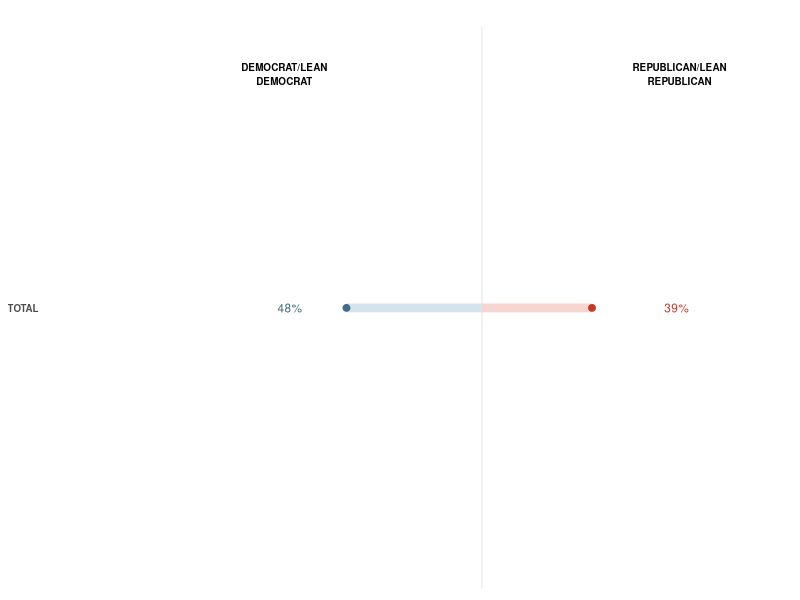
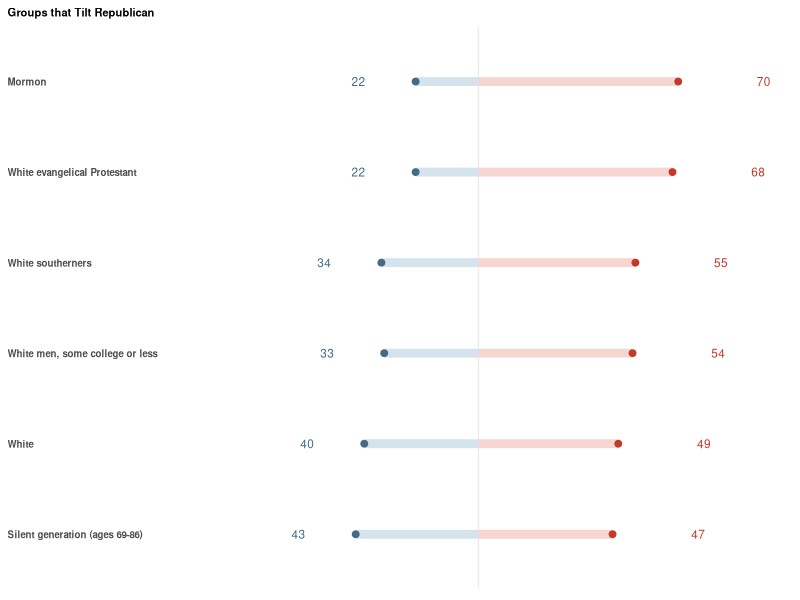
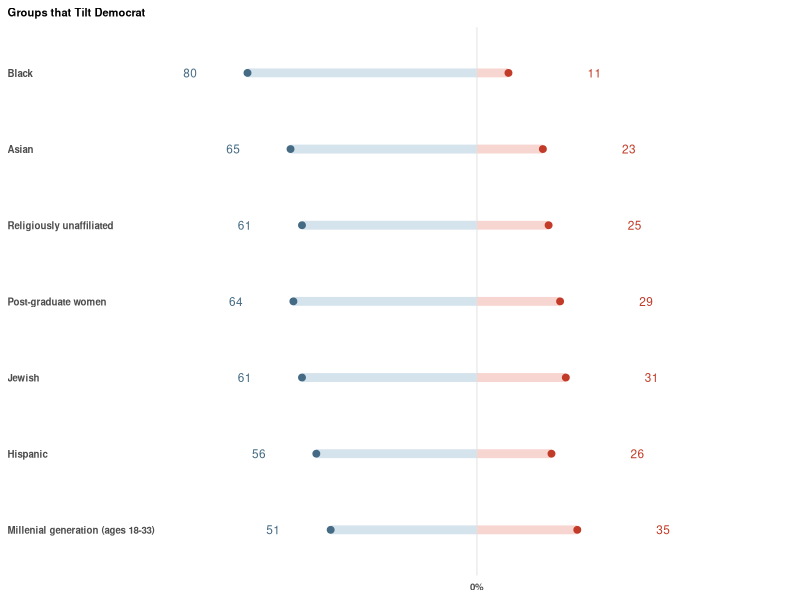
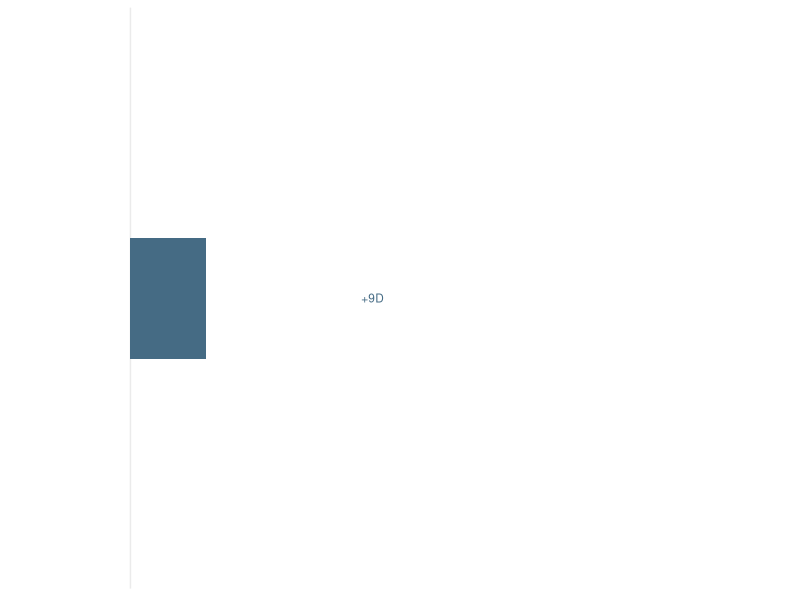
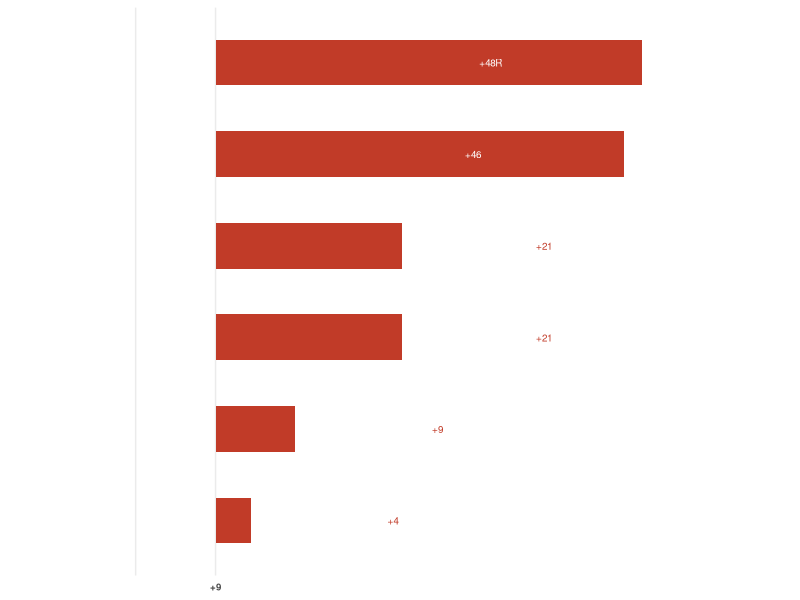
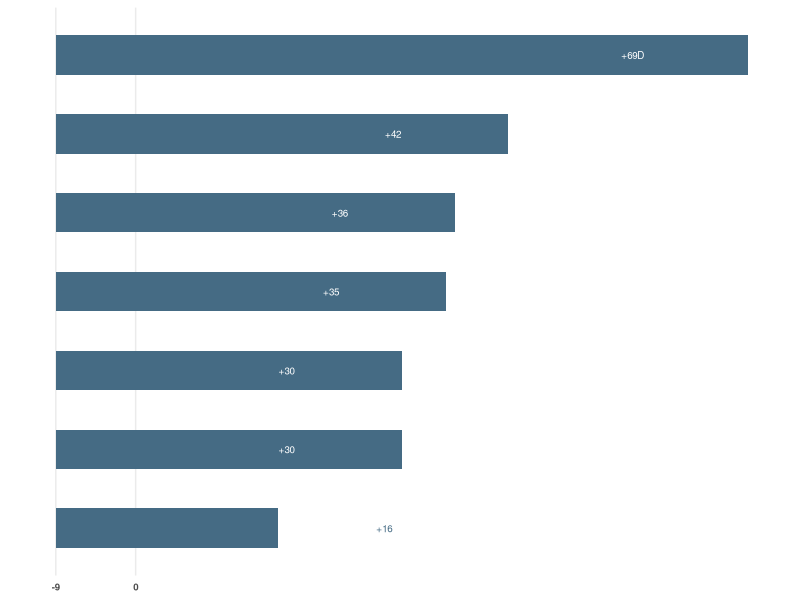
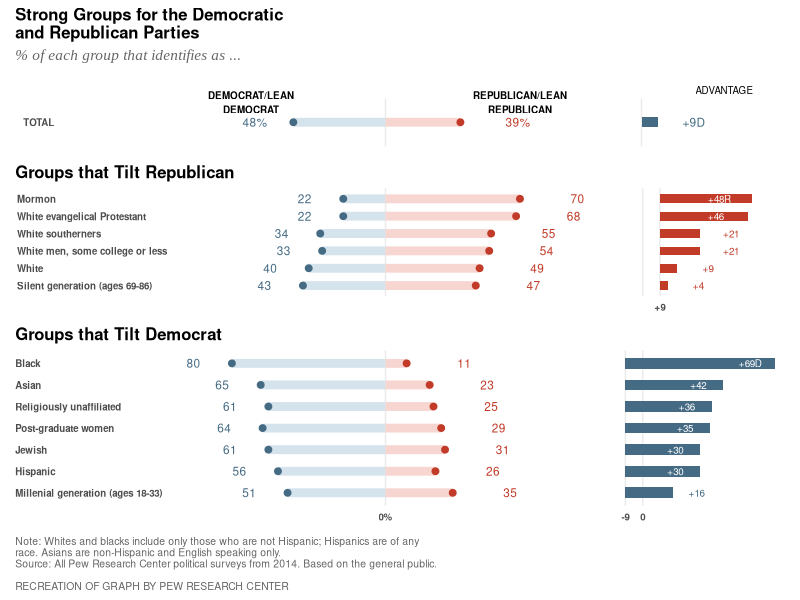
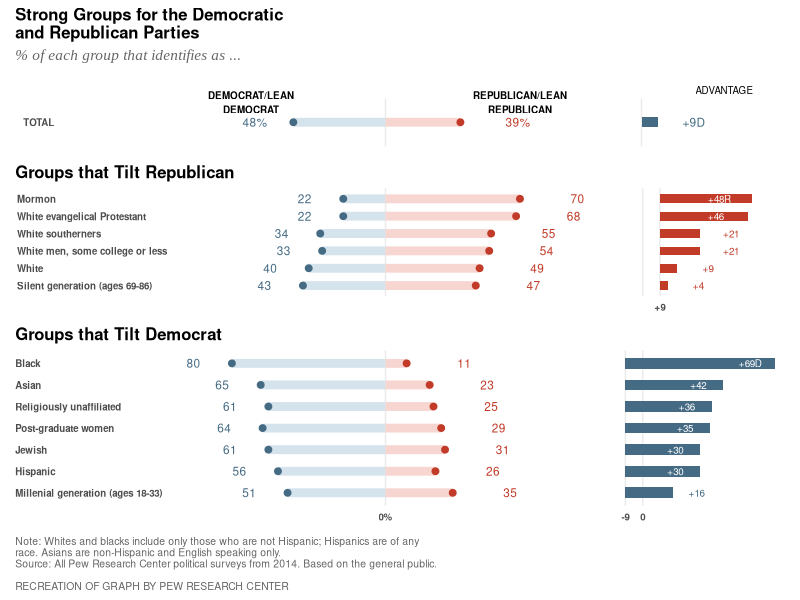

The R script that drew these images, in order:
# ## Pew Chart Recreation

# Libraries ---------------------------------------------------------------

library(tidyverse)
library(patchwork)
library(cowplot)

# Raw data creation -------------------------------------------------------


group <- c(
  "Mormon",
  "White evangelical Protestant",
  "White southerners",
  "White men, some college or less",
  "White",
  "Silent generation (ages 69-86)",
  "Black",
  "Asian",
  "Religiously unaffiliated",
  "Post-graduate women",
  "Jewish",
  "Hispanic",
  "Millenial generation (ages 18-33)",
  "Mormon",
  "White evangelical Protestant",
  "White southerners",
  "White men, some college or less",
  "White",
  "Silent generation (ages 69-86)",
  "Black",
  "Asian",
  "Religiously unaffiliated",
  "Post-graduate women",
  "Jewish",
  "Hispanic",
  "Millenial generation (ages 18-33)",
  "TOTAL",
  "TOTAL"
)

affiliation <- c(
  0.22,
  0.22,
  0.34,
  0.33,
  0.40,
  0.43,
  0.80,
  0.65,
  0.61,
  0.64,
  0.61,
  0.56,
  0.51,
  0.70,
  0.68,
  0.55,
  0.54,
  0.49,
  0.47,
  0.11,
  0.23,
  0.25,
  0.29,
  0.31,
  0.26,
  0.35,
  0.48,
  0.39
)

party <- c(
  "Democrat/Lean Democrat",
  "Democrat/Lean Democrat",
  "Democrat/Lean Democrat",
  "Democrat/Lean Democrat",
  "Democrat/Lean Democrat",
  "Democrat/Lean Democrat",
  "Democrat/Lean Democrat",
  "Democrat/Lean Democrat",
  "Democrat/Lean Democrat",
  "Democrat/Lean Democrat",
  "Democrat/Lean Democrat",
  "Democrat/Lean Democrat",
  "Democrat/Lean Democrat",
  "Republican/Lean Republican",
  "Republican/Lean Republican",
  "Republican/Lean Republican",
  "Republican/Lean Republican",
  "Republican/Lean Republican",
  "Republican/Lean Republican",
  "Republican/Lean Republican",
  "Republican/Lean Republican",
  "Republican/Lean Republican",
  "Republican/Lean Republican",
  "Republican/Lean Republican",
  "Republican/Lean Republican",
  "Republican/Lean Republican",
  "Democrat/Lean Democrat",
  "Republican/Lean Republican"
)
title <- c(
  "Republican",
  "Republican",
  "Republican",
  "Republican",
  "Republican",
  "Republican",
  "Democrat",
  "Democrat",
  "Democrat",
  "Democrat",
  "Democrat",
  "Democrat",
  "Democrat",
  "Republican",
  "Republican",
  "Republican",
  "Republican",
  "Republican",
  "Republican",
  "Democrat",
  "Democrat",
  "Democrat",
  "Democrat",
  "Democrat",
  "Democrat",
  "Democrat",
  "Header",
  "Header"
)

# Create dataset ----------------------------------------------------------

df <- tibble(group = group, affiliation = affiliation, party = party, title = title)


# Data cleaning -----------------------------------------------------------

# affiliaton_swap reverse values for Democrats for diverging line plots
df <- df %>%
  mutate(affiliation_swap = ifelse(party == "Democrat/Lean Democrat", affiliation * -1, affiliation))

# Create a data.frame just of totals rows.  For diverging plot 1
df_total <- df %>%
  filter(group == "TOTAL")

# Create a data.frame just of Republican groups.  For diverging plot 2
df_rep <- df %>%
  filter(title == "Republican") %>%
  mutate(group = fct_rev(factor(group, levels = c(
    "Mormon",
    "White evangelical Protestant",
    "White southerners",
    "White men, some college or less",
    "White",
    "Silent generation (ages 69-86)"
  ))))

# Create a data.frame just of Democratic groups. For diverging plot 3
df_dem <- df %>%
  filter(title == "Democrat") %>%
  mutate(group = fct_rev(factor(group, levels = c(
    "Black",
    "Asian",
    "Religiously unaffiliated",
    "Post-graduate women",
    "Jewish",
    "Hispanic",
    "Millenial generation (ages 18-33)"
  ))))

# Create a data.frame for the advantage bar charts.
temp1 <- df %>%
  select(-affiliation_swap) %>%
  pivot_wider(names_from = party, values_from = affiliation) %>%
  mutate(advantage = abs(100 * `Republican/Lean Republican` - 100 * `Democrat/Lean Democrat`)) %>%
  mutate(
    groupA = fct_rev(factor(group, levels = c(
      "Mormon",
      "White evangelical Protestant",
      "White southerners",
      "White men, some college or less",
      "White",
      "Silent generation (ages 69-86)"
    ))),
    groupB = fct_rev(factor(group, levels = c(
      "Black",
      "Asian",
      "Religiously unaffiliated",
      "Post-graduate women",
      "Jewish",
      "Hispanic",
      "Millenial generation (ages 18-33)"
    )))
  )


temp2 <- temp1 %>%
  filter(!group == "TOTAL") %>%
  select(group, title, groupA, groupB) %>%
  group_by(group) %>%
  filter(row_number() == 1) %>%
  mutate(
    advantage = ifelse(title == "Republican", 9, -9),
    title = "spacer"
  )

df_adv <- bind_rows(temp1, temp2)

# Hack needed for the first diverging bar chart to align label properly
df_total <- df_total %>%
  mutate(group = "TOTAL                                          ")

# data.frames needed for Republican bar chart
# a/b necessary to have some points inside bars, some out
df2 <- df_adv %>%
  filter(!is.na(groupA)) %>%
  mutate(lab = ifelse(title == "spacer", "", paste0("+", advantage)))

df2a <- df2 %>%
  filter(advantage > 40) %>%
  mutate(lab = ifelse(lab == "+48", "+48R", lab))

df2b <- df2 %>%
  filter(advantage < 40)

df3 <- df_adv %>%
  filter(!is.na(groupB)) %>%
  mutate(lab = ifelse(title == "spacer", "", paste0("+", advantage)))

# data.frames needed for Democrat bar chart
# a/b necessary to have some points inside bars, some out
df3a <- df3 %>%
  filter(advantage < 20)

df3b <- df3 %>%
  filter(advantage > 20) %>%
  mutate(lab = ifelse(lab == "+69", "+69D", lab))


rm(df, temp1, temp2, affiliation, group, party, title)

# Parameters --------------------------------------------------------------

fiddly_bit1 <- 0.3
fiddly_bit2 <- 20
fiddly_bit3 <- 25
fiddly_bit4 <- -13
fiddly_bit5 <- 0.2
fiddly_bit6 <- -8
fiddly_bit7 <- 12

# point sizes
point_size <- 2
line_size <- 3
plot_limits <- 1

blue_color <- "#456B84"
red_color <- "#C13B28"
light_blue_color <- "#D5E3ED"
light_red_color <- "#F7D5D0"

# graph 1 -----------------------------------------------------------------

plt1 <- ggplot(data = df_total) +
  # add segments
  geom_segment(data = df_total %>% filter(party == "Democrat/Lean Democrat"), aes(x = affiliation_swap, xend = 0, y = group, yend = group), col = light_blue_color, size = line_size) +
  geom_segment(data = df_total %>% filter(party == "Republican/Lean Republican"), aes(x = affiliation_swap, xend = 0, y = group, yend = group), col = light_red_color, size = line_size) +

  # add labels
  geom_text(data = df_total %>% filter(party == "Democrat/Lean Democrat"), aes(x = affiliation_swap, y = group, label = scales::percent(affiliation)), nudge_x = -fiddly_bit5, col = blue_color, size = 3) +
  geom_text(data = df_total %>% filter(party == "Republican/Lean Republican"), aes(x = affiliation_swap, y = group, label = scales::percent(affiliation)), nudge_x = fiddly_bit1, col = red_color, size = 3) +
  scale_x_continuous(breaks = c(0), limits = c(-plot_limits, plot_limits)) +

  # add points
  geom_point(aes(x = affiliation_swap, y = group, color = party), size = point_size) +
  
  # add formatting
  scale_color_manual(values = c(blue_color, red_color)) +
  theme_minimal() +
  coord_cartesian(clip = "off") +
  annotate("text", x = -.7, y = 1.5, label = "DEMOCRAT/LEAN\nDEMOCRAT", size = 2.5, fontface = "bold") +
  annotate("text", x = .7, y = 1.5, label = "REPUBLICAN/LEAN\nREPUBLICAN", size = 2.5, fontface = "bold") +
  theme(
    text = element_text(family = "Helvetica", face = "bold"),
    legend.position = "none",
    axis.title.x = element_blank(),
    axis.title.y = element_blank(),
    axis.text.x = element_blank(),
    axis.text.y = element_text(hjust = 0, size = 7),
    panel.grid.major.y = element_blank(),
    panel.grid.major.x = element_line(),
    plot.title = element_text(hjust = 0, size = 8),
    plot.title.position = "plot"
  ) +
  labs(title = "")


plt1

# graph 2 -----------------------------------------------------------------


plt2 <- ggplot(data = df_rep) +
  # add segments
  geom_segment(data = . %>% filter(party == "Democrat/Lean Democrat"), aes(x = affiliation_swap, xend = 0, y = group, yend = group), col = light_blue_color, size = line_size) +
  geom_segment(data = . %>% filter(party == "Republican/Lean Republican"), aes(x = affiliation_swap, xend = 0, y = group, yend = group), col = light_red_color, size = line_size) +

  # add labels
  geom_text(data = . %>% filter(party == "Democrat/Lean Democrat"), aes(x = affiliation_swap, y = group, label = affiliation * 100), nudge_x = -fiddly_bit5, col = blue_color, size = 3) +
  geom_text(data = . %>% filter(party == "Republican/Lean Republican"), aes(x = affiliation_swap, y = group, label = affiliation * 100), nudge_x = fiddly_bit1, col = red_color, size = 3) +

  # add points
  geom_point(aes(x = affiliation_swap, y = group, color = party), size = point_size) +
  
  # scale
  scale_x_continuous(breaks = c(0), limits = c(-plot_limits, plot_limits)) +
  
  # add formatting
  scale_color_manual(values = c(blue_color, red_color)) +
  theme_minimal() +
  theme(
    text = element_text(family = "Helvetica", face = "bold"),
    legend.position = "none",
    axis.title.x = element_blank(),
    axis.title.y = element_blank(),
    axis.text.x = element_blank(),
    axis.text.y = element_text(hjust = 0, size = 7),
    panel.grid.major.y = element_blank(),
    panel.grid.major.x = element_line(),
    plot.title = element_text(hjust = 0, size = 8),
    plot.title.position = "plot"
  ) +
  labs(title = "Groups that Tilt Republican")


plt2

# Plot 3 (lean democratic diverging ---------------------------------------


plt3 <- ggplot(data = df_dem) +
  # add segments
  geom_segment(data = . %>% filter(party == "Democrat/Lean Democrat"), aes(x = affiliation_swap, xend = 0, y = group, yend = group), col = light_blue_color, size = line_size) +
  geom_segment(data = . %>% filter(party == "Republican/Lean Republican"), aes(x = affiliation_swap, xend = 0, y = group, yend = group), col = light_red_color, size = line_size) +

  # add labels
  geom_text(data = . %>% filter(party == "Democrat/Lean Democrat"), aes(x = affiliation_swap, y = group, label = affiliation * 100), nudge_x = -fiddly_bit5, col = blue_color, size = 3) +
  geom_text(data = . %>% filter(party == "Republican/Lean Republican"), aes(x = affiliation_swap, y = group, label = affiliation * 100), nudge_x = fiddly_bit1, col = red_color, size = 3) +
  
  # add points
  geom_point(aes(x = affiliation_swap, y = group, color = party), size = point_size) +
  
  # scale x
  scale_x_continuous(breaks = c(0), limits = c(-plot_limits, plot_limits), labels = "0%") +
  
  # add formatting
  scale_color_manual(values = c(blue_color, red_color)) +
  theme_minimal() +
  theme(
    text = element_text(family = "Helvetica", face = "bold"),
    legend.position = "none",
    axis.title.x = element_blank(),
    axis.text.y = element_text(hjust = 0, size = 7),
    axis.title.y = element_blank(),
    axis.text.x = element_text(size = 7),
    panel.grid.major.y = element_blank(),
    panel.grid.major.x = element_line(),
    plot.title = element_text(hjust = 0, size = 8),
    plot.title.position = "plot"
  ) +
  labs(title = "Groups that Tilt Democrat") 


plt3

# plot 4 total bar --------------------------------------------------------

plt4 <- ggplot(data = df_adv) +
 
  # add segments
  geom_bar(data = . %>% filter(group == "TOTAL"), aes(x = group, y = advantage), width = .25, stat = "identity", fill = blue_color) +
  
  # add labels
  geom_text(data = . %>% filter(group == "TOTAL"), aes(x = group, y = advantage, label = paste0("+", advantage, "D")), nudge_y = fiddly_bit2, col = blue_color, size = 3) +
  scale_y_continuous(breaks = 0, limits = c(-10, 75)) +
  coord_flip(clip = "off") +
  
  # add formatting
  theme_minimal() +
  theme(
    text = element_text(family = "Helvetica", face = "bold"),
    legend.position = "none",
    axis.title.x = element_blank(),
    axis.title.y = element_blank(),
    axis.text.x = element_blank(),
    panel.grid.major.y = element_blank(),
    panel.grid.major.x = element_line(),
    axis.text.y = element_blank()
  )

plt4

# plot 5 total bar --------------------------------------------------------


plt5 <- ggplot(data = df2) +
  # add segments
  geom_bar(aes(x = groupA, y = advantage, group = title, fill = title), stat = "identity", width = 0.5) +
  
  # add text labels
  geom_text(data = df2a, aes(x = groupA, y = advantage, label = lab), nudge_y = fiddly_bit6, col = "white", size = 2.5) +
  geom_text(data = df2b, aes(x = groupA, y = advantage, label = lab), nudge_y = fiddly_bit3, col = red_color, size = 2.5) +
  
  # scale y
  scale_y_continuous(breaks = c(0, 9), limits = c(-10, 70), labels = c("", "+9")) +
  
  # add formatting
  scale_fill_manual(values = c(red_color, "#FFFFFF00")) +
  coord_flip() +
  theme_minimal() +
  theme(
    text = element_text(family = "Helvetica", face = "bold"),
    legend.position = "none",
    axis.title.x = element_blank(),
    axis.title.y = element_blank(),
    axis.text.x = element_text(size = 7),
    panel.grid.minor = element_blank(),
    axis.text.y = element_blank(),
    panel.grid.major.y = element_blank(),
    panel.grid.major.x = element_line()
  )

plt5

# plot 6 total bar --------------------------------------------------------


plt6 <- ggplot(data = df3) +
  # add segments
  geom_bar(aes(x = groupB, y = advantage), stat = "identity", fill = blue_color, width = 0.5) +
  
  # add labels
  geom_text(data = df3a, aes(x = groupB, y = advantage, label = lab), nudge_y = fiddly_bit7, col = blue_color, size = 2.5) +
  geom_text(data = df3b, aes(x = groupB, y = advantage, label = lab), nudge_y = fiddly_bit4, col = "white", size = 2.5) +
  
  # scale y
  scale_y_continuous(breaks = c(-9, 0), limits = c(-10, 70), labels = c("-9", "0")) +
  
  # add formatting
  coord_flip() +
  theme_minimal() +
  theme(
    text = element_text(family = "Helvetica", face = "bold"),
    legend.position = "none",
    axis.title.x = element_blank(),
    axis.title.y = element_blank(),
    axis.text.x = element_text(size = 7, hjust = 0.5),
    panel.grid.minor.x = element_blank(),
    panel.grid.major.y = element_blank(),
    panel.grid.major.x = element_line(),
    axis.text.y = element_blank()
  )

plt6


# Create combined plot ----------------------------------------------------

final_plot <- plt1 + plt4 + plt2 + plt5 + plt3 + plt6 +
  plot_layout(ncol = 2, widths = c(10, 4), heights = c(4, 9, 13)) +
  plot_annotation(
    title = "Strong Groups for the Democratic\nand Republican Parties",
    subtitle = "% of each group that identifies as ...",
    caption = "Note: Whites and blacks include only those who are not Hispanic; Hispanics are of any\nrace. Asians are non-Hispanic and English speaking only.\nSource: All Pew Research Center political surveys from 2014. Based on the general public.\n\nRECREATION OF GRAPH BY PEW RESEARCH CENTER") &
  theme(
    plot.caption = element_text(hjust = 0, color = "gray40", size = 7.5),
    plot.title = element_text(face = "bold", size = 12),
    plot.subtitle = element_text(colour = "gray40", face = "italic", family = "Times New Roman")
  )

# add overlay for advantage label
ggdraw(final_plot) + draw_text("ADVANTAGE", size = 7, x = 0.905, y = 0.85)



# Save Results ------------------------------------------------------------

ggsave("charts/new.png", w = 422, h = 656, units = "px", dpi = 96)
